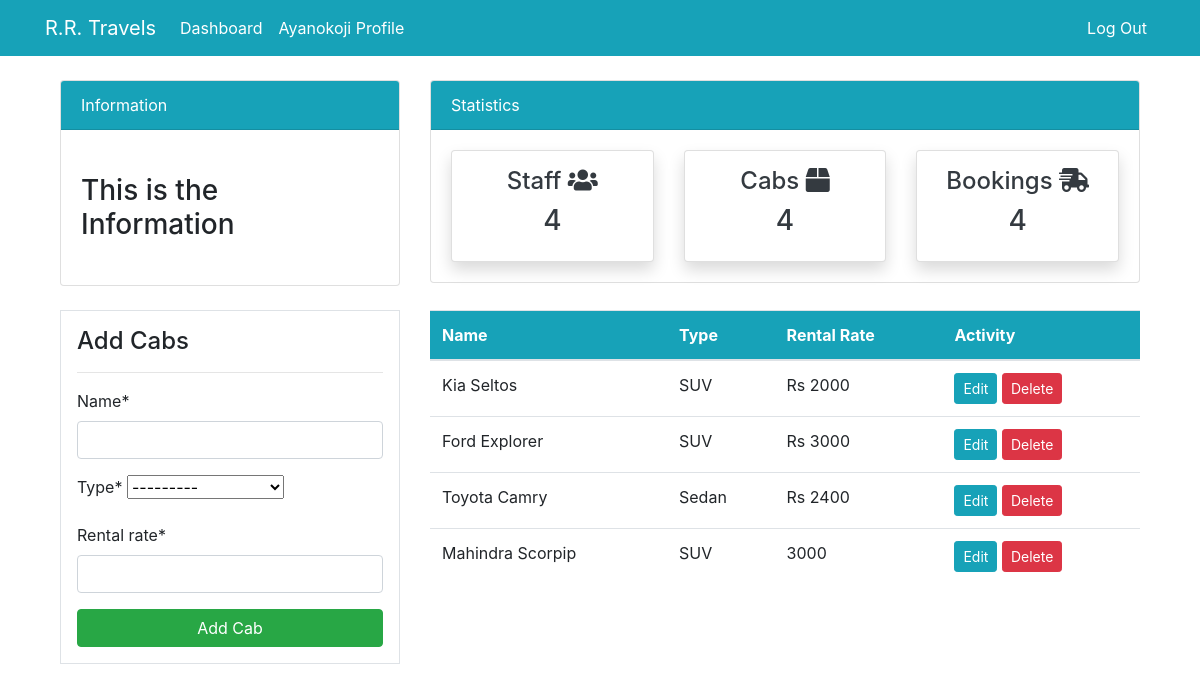
Page /cars (signed in) on the earlier database version.
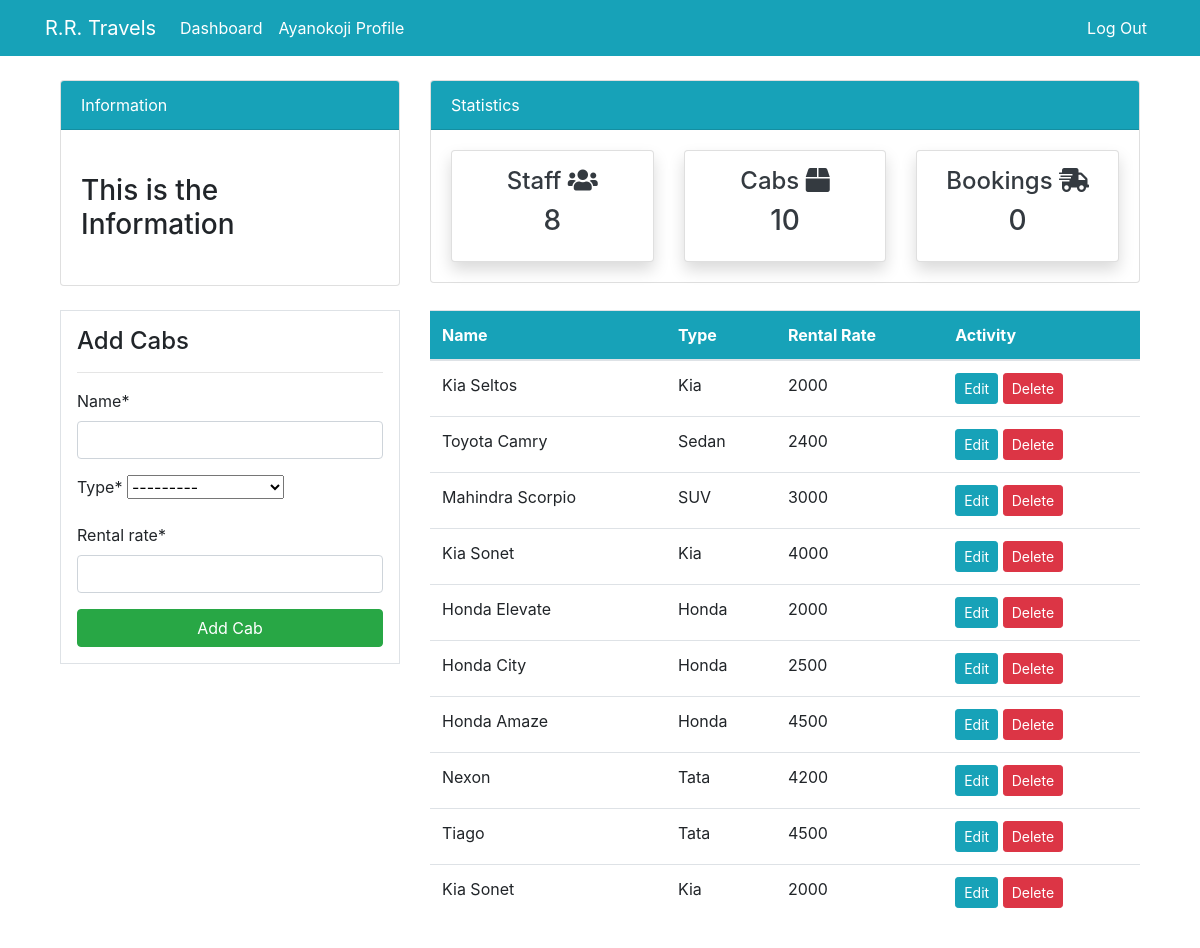
Same page on the later database version.
### dashboard/models.py (models this page shows, shortened)
class Car(models.Model):
    name = models.CharField(max_length=100, null=True)
    type = models.CharField(max_length=20, choices=CATEGORY, null=True)
    rental_rate = models.CharField(max_length=100, null=True)

### dashboard/views.py (the view)
# urls.py: path('cars',views.cars,name ='dashboard-cars'),
@login_required
def cars(request):
    cars = Car.objects.all()
    car = Car.objects.all()
    car_count = car.count()
    booking = Booking.objects.all()
    booking_count = booking.count()
    customer = User.objects.all()
    customer_count = customer.count()
    if request.method == 'POST':
        form = CarForm(request.POST)
        if form.is_valid():
            form.save()
            return redirect('dashboard-cars')
    else:
        form = CarForm()
    context = {
    'car_count': car_count,
    'booking_count' : booking_count,
    'customer_count' : customer_count,
       'cars': cars,
       'form': form,
    }
    return render(request,'dashboard/cars.html',context)

### dashboard/forms.py
class CarForm(forms.ModelForm):
    class Meta:
        model = Car
        fields = '__all__'

### templates/dashboard/cars.html (shortened to what this page needs)
{% extends 'partials/base.html' %}
{% load crispy_forms_tags %}
{% block content %}
{% include 'partials/topnav.html' %}
<div class="container">
    <div class="row my-4">
        <div class="col-md-4">
            <div class="border bg-white p-3">
                <h4>Add Cabs</h4>
                <hr>
                <form method = "POST">
                  {{ form|crispy}}
                    <input class="btn btn-success btn-block" type="submit" value="Add Cab">
                </form>
            </div>
        </div>
        <div class="col-md-8">
            <table class="table bg-white">
                <thead class="bg-info">
                    <tr class="text-white">
                        <th scope="col">Name</th>
                        <th scope="col">Type</th>
                        <th scope="col">Rental Rate</th>
                        <th scope="col">Activity</th>
                    </tr>
                </thead>
                <tbody>
                    {% for car in cars %}
                    <tr>
                        <td>{{ car.name}} </td>
                        <td>{{ car.type}}</td>
                        <td>{{ car.rental_rate}}</td>
                        <td>
                            <a class="btn btn-info btn-sm" href="{% url 'dashboard-cars-edit' car.id %}">Edit</a>
                            <a class="btn btn-danger btn-sm" href="{% url 'dashboard-cars-delete' car.id %}">Delete</a>
                        </td>
                    </tr>
                    {% endfor %}
                </tbody>
            </table>
        </div>
    </div>
</div>
{% endblock %}

### templates/partials/base.html (shortened to what this page needs)
{% load static %}
<!doctype html>
<html lang="en">
<head>
    <link rel="stylesheet" href="https://cdn.jsdelivr.net/npm/bootstrap@4.6.0/dist/css/bootstrap.min.css"
>
    <link rel="stylesheet" href="https://use.fontawesome.com/releases/v5.15.2/css/all.css"
>
    <link rel="stylesheet" href="{% static 'style.css' %}">
</head>
<body>
    {% include 'partials/nav.html' %}
    <div class="container">
        {% block content %}
        {% endblock %}
    </div>
</body>
</html>

### templates/partials/nav.html (shortened to what this page needs)
<nav class="navbar navbar-expand-lg navbar-info bg-info">
    <div class="container">
        <a class="navbar-brand text-white" href="{% url 'dashboard' %}">R.R. Travels</a>
        <div class="collapse navbar-collapse" id="navbarSupportedContent">
            <ul class="navbar-nav mr-auto">
                <li class="nav-item active">
                    <a class="nav-link text-white" href="{% url 'dashboard' %}">Dashboard </a>
                </li>
                <li class="nav-item active">
                    <a class="nav-link text-white" href="{% url 'user-profile' %}"> {{ user.username }} Profile </a>
                </li>
            </ul>
            <ul class="navbar-nav ml-auto">
                    {% if user.is_authenticated %}
                    <a class="nav-link text-white" href="{% url 'user-logout' %}">Log Out</a>
                    {% endif %}
            </ul>
        </div>
    </div>
</nav>

### templates/partials/topnav.html
<div class="container">
    <div class="row mt-4">
        <div class="col-md-4">
            <div class="card">
                <div class="card-header bg-info text-white">
                    Information
                </div>
                <div class="card-body">
                    <marquee behavior="" direction="">
                        <h3 class="my-4">This is the Information</h3>
                    </marquee>
                </div>
            </div>
        </div>
        <div class="col-md-8">
            <div class="card">
                <div class="card-header bg-info text-white">
                    Statistics
                </div>
                <div class="card-body">
                    <div class="row">
                        <div class="col-md-4">
                            <a class="text-decoration-none text-dark" href="{% url 'dashboard-staff' %}">
                                <div class="card my-card shadow text-center p-3">
                                    <h4>Staff <i class="fas fa-users"></i></h4>
                                    <h3>{{ customer_count }}</h3>
                                </div>
                            </a>
                        </div>
                        <div class="col-md-4">
                            <a class="text-decoration-none text-dark" href="{% url 'dashboard-cars' %}">
                                <div class="card my-card shadow text-center p-3">
                                    <h4>Cabs  <i class="fas fa-box"></i></h4>
                                    <h3>{{ car_count }}</h3>
                                </div>
                            </a>
                        </div>
                        <div class="col-md-4">
                            <a class="text-decoration-none text-dark" href="{% url 'dashboard-bookings' %}">
                                <div class="card my-card shadow text-center p-3">
                                    <h4>Bookings <i class="fas fa-shipping-fast"></i></h4>
                                    <h3>{{ booking_count }}</h3>
                                </div>
                            </a>
                        </div>
                    </div>
                </div>
            </div>
        </div>
    </div>
</div>

### static/style.css (style rules this page uses)
body { background-image: url('background.jpg'); background-size: cover; background-position: center; background-repeat: no-repeat; }

Differences in the rows shown:
removed Car: name "Ford Explorer", type "SUV", rental_rate "Rs 3000"
changed Car "Kia Seltos": type "SUV" → "Kia"; rental_rate "Rs 2000" → "2000"
changed Car "Toyota Camry": rental_rate "Rs 2400" → "2400"
changed Car "SUV": name "Mahindra Scorpip" → "Mahindra Scorpio"
added Car: name "Kia Sonet", type "Kia", rental_rate "4000"
added Car: name "Honda Elevate", type "Honda", rental_rate "2000"
added Car: name "Honda City", type "Honda", rental_rate "2500"
added Car: name "Honda Amaze", type "Honda", rental_rate "4500"
added Car: name "Nexon", type "Tata", rental_rate "4200"
added Car: name "Tiago", type "Tata", rental_rate "4500"
added Car: name "Kia Sonet", type "Kia", rental_rate "2000"
Other differences:
{{ customer_count }}: "4" → "8"
{{ car_count }}: "4" → "10"
{{ booking_count }}: "4" → "0"
